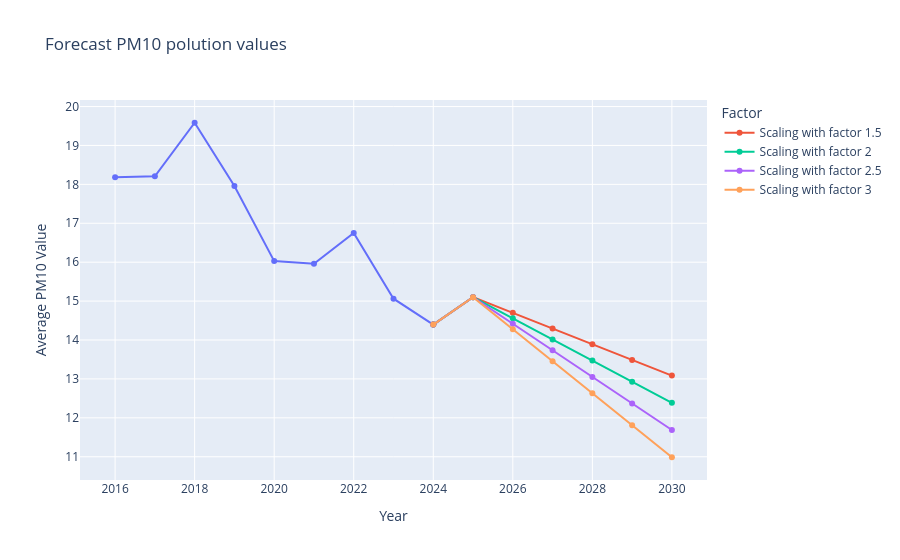

The code cell stored with this chart in its notebook:
### Code cell
#https://www.geeksforgeeks.org/python/numpy-linspace/
area=dfPM10sumareatot['area_km2'].iloc[-1] #read the last value in the dfPM10sumareatot
lastyear=dfPM10sumareatot['Year'].iloc[-1] #read the last year in the dfPM10sumareatot
lastvalueyear=dfPM10meanraw['Average PM10 Value'].iloc[-1] #read the last value in the dfPM10sumareatot (in this case 2024)
factor=[1.5,2,2.5,3] #this will be used to scale the area of LEZ in the netherlands
fig = px.line(dfPM10meanraw, x="Year", y="Average PM10 Value", markers=True, title="Forecast PM10 polution values")
#the following for loop will iterate through the factor list and predict the dependent variable based on some calculations linked to the independent variable
for factors in factor:
    areapred=np.linspace(area, area*factors,7).reshape(-1, 1) #generate an array of 7 where the startpoint will be the last total area from the year 2024 to the scaled area (area multiplied by factors)
    #print(areapred)
    futurepred=np.arange(lastyear, lastyear+7).reshape(-1, 1) #generate an array with the 7 upcoming years (2024-2030)
    print(futurepred)
    xpred=np.concatenate((areapred, futurepred), axis=1) #put the scaled area and the years for the forecasting (2024-2030) to an array
    #print(xpred)
    ypred=modelpm10.predict(xpred) #predict future pollutant values using the model pm10 with the trained dataset
    print(ypred)
    xyear=np.arange(lastyear,lastyear+7) #take the last year of the actual values and add 6 years so that we can do the predictions from 2025 until 2030
    fig.add_trace(go.Scatter(x=xyear, y=np.insert(ypred,0,lastvalueyear), mode= 'lines+markers', name=f'Scaling with factor {factors}'))
    
fig.update_layout(legend_title_text = "Factor")
fig.show()

### Figure 1 — Plotly figure (JSON) as saved in the notebook; plotly's stock layout.template omitted (floating-point values rounded to 4 significant figures)
{"data": [{"hovertemplate": "Year=%{x}<br>Average PM10 Value=%{y}<extra></extra>", "legendgroup": "", "line": {"color": "#636efa", "dash": "solid"}, "marker": {"symbol": "circle"}, "mode": "lines+markers", "name": "", "orientation": "v", "showlegend": false, "type": "scatter", "x": [2016, 2017, 2018, 2019, 2020, 2021, 2022, 2023, 2024], "xaxis": "x", "y": [18.18, 18.21, 19.58, 17.96, 16.03, 15.96, 16.75, 15.06, 14.4], "yaxis": "y"}, {"mode": "lines+markers", "name": "Scaling with factor 1.5", "type": "scatter", "x": [2024, 2025, 2026, 2027, 2028, 2029, 2030], "y": [14.4, 15.1, 14.7, 14.3, 13.89, 13.49, 13.09, 12.68]}, {"mode": "lines+markers", "name": "Scaling with factor 2", "type": "scatter", "x": [2024, 2025, 2026, 2027, 2028, 2029, 2030], "y": [14.4, 15.1, 14.56, 14.02, 13.47, 12.93, 12.39, 11.84]}, {"mode": "lines+markers", "name": "Scaling with factor 2.5", "type": "scatter", "x": [2024, 2025, 2026, 2027, 2028, 2029, 2030], "y": [14.4, 15.1, 14.42, 13.74, 13.05, 12.37, 11.69, 11.0]}, {"mode": "lines+markers", "name": "Scaling with factor 3", "type": "scatter", "x": [2024, 2025, 2026, 2027, 2028, 2029, 2030], "y": [14.4, 15.1, 14.28, 13.46, 12.63, 11.81, 10.99, 10.16]}], "layout": {"legend": {"title": {"text": "Factor"}, "tracegroupgap": 0}, "title": {"text": "Forecast PM10 polution values"}, "xaxis": {"anchor": "y", "domain": [0, 1], "title": {"text": "Year"}}, "yaxis": {"anchor": "x", "domain": [0, 1], "title": {"text": "Average PM10 Value"}}}}
